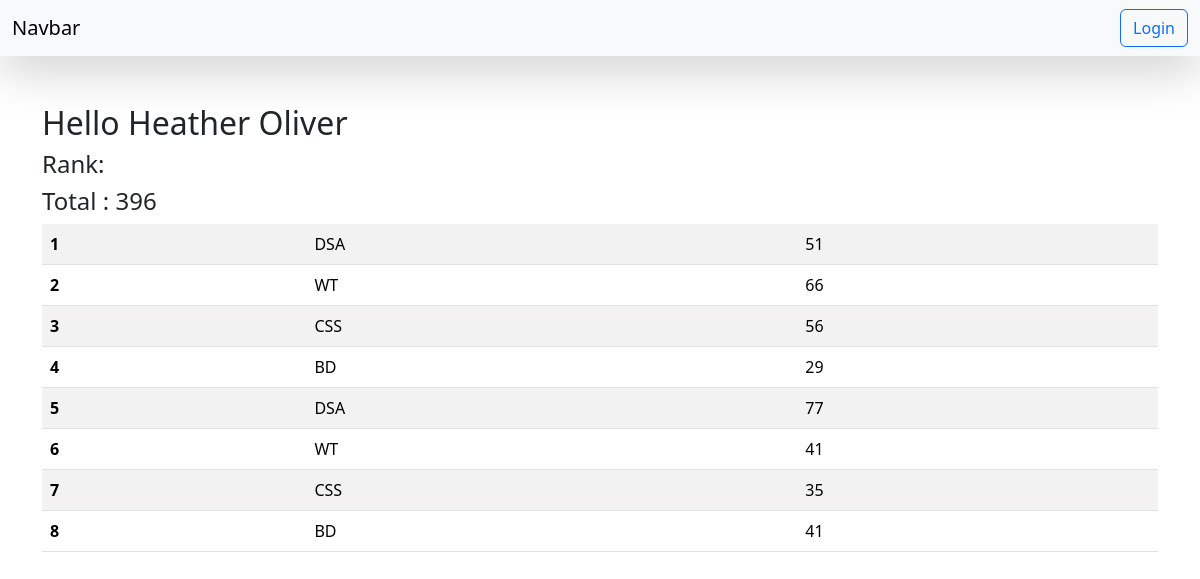
The app's page /see_marks/STU-0326 with its own data.
### vege/models.py (models this page shows, shortened)
class SubjectMarks(models.Model):
    student = models.ForeignKey(Student, related_name="studentmarks" , on_delete=models.CASCADE)
    subject= models.ForeignKey(Subject, on_delete=models.CASCADE)
    marks=models.IntegerField(default=0)
    class Meta:
        unique_together=['student','subject']

class Student(models.Model):
    department=models.ForeignKey(Department, related_name='depart' , on_delete=models.CASCADE)
    student_id=models.OneToOneField(StudentID, related_name="studentid", on_delete=models.CASCADE)
    student_name=models.CharField(max_length=100)
    student_email=models.EmailField(unique=True)
    student_age=models.IntegerField(default=18)
    student_address=models.TextField()
    class Meta:
        ordering = ['student_name']
        verbose_name = "student"

class Subject(models.Model):
    subject_name=models.CharField(max_length=100)

### vege/views.py (the view)
# urls.py: path('see_marks/<student_id>',see_marks, name="see_marks"),
def see_marks(request, student_id):
    queryset=SubjectMarks.objects.filter(student__student_id__student_id=student_id)
    total_marks=queryset.aggregate(total_marks=Sum('marks'))
    return render(request, 'result/see_marks.html', {'queryset': queryset, 'total_marks' : total_marks})

### vege/templates/result/see_marks.html
{% extends "base.html" %}
{% block body %}
<div class="container mt-5">
    <h2> Hello {{queryset.first.student.student_name}}</h2>
    <h4> Rank: </h4>
    <h4>Total : {{total_marks.total_marks}}</h4>
<table class="table table-striped">
    <tbody>
        {% for marks in queryset %}
      <tr>
        <th scope="row">{{forloop.counter}}</th>
        <td>
          {{marks.subject.subject_name}}
        </td>
        <td>{{marks.marks}}</td>
      </tr>
      {%endfor %}
      </tbody>
      </table>
      </div>
{% endblock %}

### records on screen
SubjectMarks: first.student.student_name "Heather Oliver", subject.subject_name "DSA", marks "51"
SubjectMarks: subject.subject_name "WT", marks "66"
SubjectMarks: subject.subject_name "CSS", marks "56"
SubjectMarks: subject.subject_name "BD", marks "29"
SubjectMarks: subject.subject_name "DSA", marks "77"
SubjectMarks: subject.subject_name "WT", marks "41"
SubjectMarks: subject.subject_name "CSS", marks "35"
SubjectMarks: subject.subject_name "BD", marks "41"

### other values on screen
{{ total_marks.total_marks }} "396"
